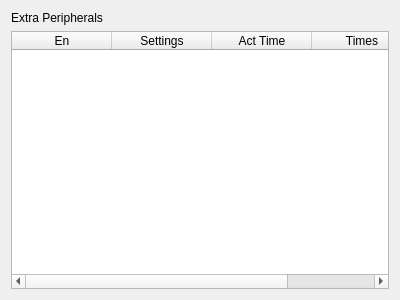
<?xml version="1.0" encoding="UTF-8"?>
<ui version="4.0">
 <class>ExtraDevPage</class>
 <widget class="QWidget" name="ExtraDevPage">
  <property name="geometry">
   <rect>
    <x>0</x>
    <y>0</y>
    <width>400</width>
    <height>300</height>
   </rect>
  </property>
  <property name="windowTitle">
   <string>Form</string>
  </property>
  <layout class="QVBoxLayout" name="verticalLayout">
   <item>
    <widget class="QLabel" name="label">
     <property name="text">
      <string>Extra Peripherals</string>
     </property>
    </widget>
   </item>
   <item>
    <widget class="QTableWidget" name="tableWidget">
     <attribute name="verticalHeaderVisible">
      <bool>false</bool>
     </attribute>
     <column>
      <property name="text">
       <string>En</string>
      </property>
     </column>
     <column>
      <property name="text">
       <string>Settings</string>
      </property>
     </column>
     <column>
      <property name="text">
       <string>Act Time</string>
      </property>
     </column>
     <column>
      <property name="text">
       <string>Times</string>
      </property>
     </column>
    </widget>
   </item>
  </layout>
 </widget>
 <resources/>
 <connections/>
</ui>
